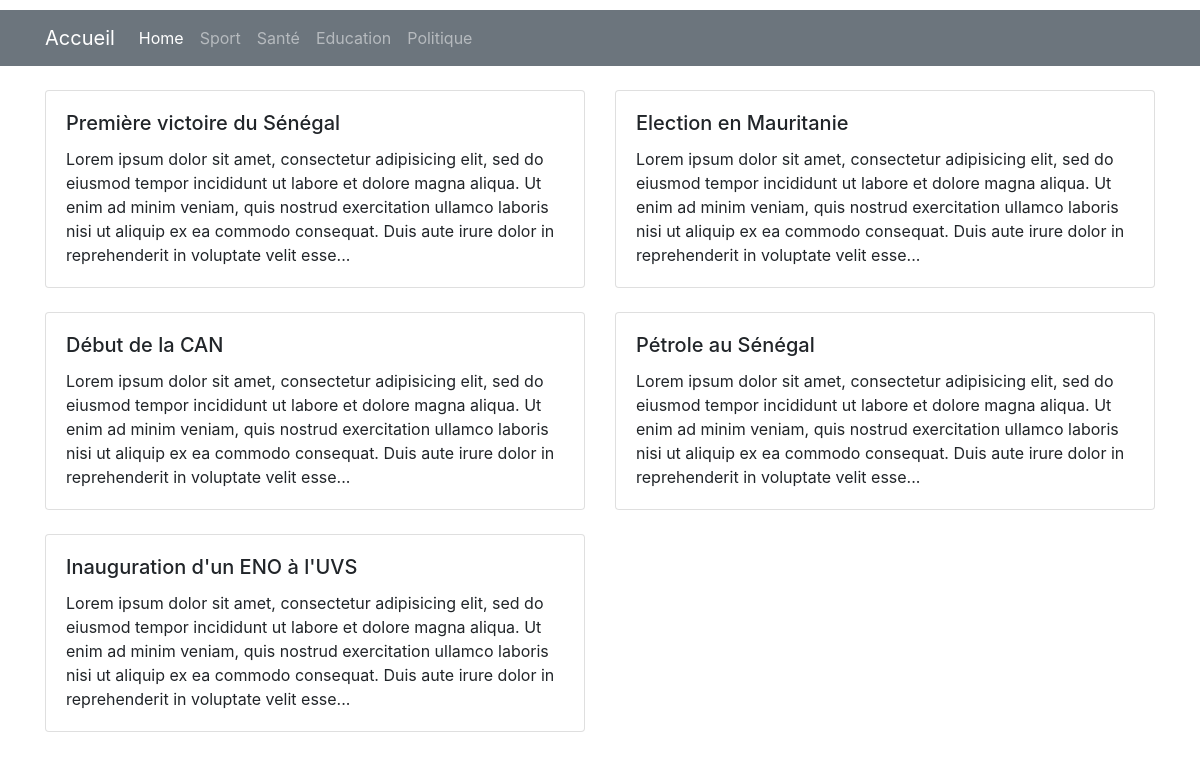
The page / on the database its author committed.
### tables this page shows
CREATE TABLE Categorie(
	id int primary key auto_increment,
	libelle varchar(20)
);

CREATE TABLE Article(
	id int primary key auto_increment,
	titre varchar(255),
	contenu text,
	dateCreation datetime DEFAULT NOW(),
	dateModification datetime DEFAULT NOW(),
	categorie int
);

### controleur/Controller.php (called while the page is built, shortened)
<?php
	require_once '../modele/Article.php';
	require_once '../modele/Categorie.php';
	class Controller
	{
		public function showAccueil()
		{
			$articles = Article::getList();
			$categories = Categorie::getList();
			require_once '../vue/accueil.php';
		}
	}
?>

### modele/Categorie.php (called while the page is built, shortened)
<?php
	class Categorie
	{
		public static function getList()
		{
			$bdd = DatabaseConnect::getInstance();
			$reponse = $bdd->query('SELECT * FROM Categorie');
			$data = $reponse->fetchAll(PDO::FETCH_CLASS, 'Categorie');
			return $data;
		}
	}
?>

### modele/Article.php (called while the page is built, shortened)
<?php
	class Article
	{
		public static function getList()
		{
			$bdd = DatabaseConnect::getInstance();
			$data = $bdd->query('SELECT * FROM Article');
			$articles = $data->fetchAll(PDO::FETCH_CLASS, 'Article');
			return $articles;
		}
	}
?>

### vue/accueil.php (the view, shortened to what this page needs)
<!DOCTYPE html>
<html>
<head>
	<link rel="stylesheet" type="text/css" href="../assets/css/style1.css">
</head>
<body>
    <?php require_once 'inc/entete.php'; ?>
    <div class="container mt-4">
        <div class="row">
            <?php if (!empty($articles)): ?>
                <?php foreach ($articles as $article): ?>
                    <div class="col-sm-6 mb-4">
                        <div class="card  rounded-lg">
                            <div class="card-body">
                                <h5 class="card-title"><a style="color: inherit; " class="article_title" href="index.php?action=article&id=<?= htmlspecialchars($article->id, ENT_QUOTES, 'UTF-8') ?>"><?= htmlspecialchars($article->titre, ENT_QUOTES, 'UTF-8') ?></a></h5>
                                <p class="card-text"><?= htmlspecialchars(substr($article->contenu, 0, strrpos(substr($article->contenu, 0, 300), ' ')), ENT_QUOTES, 'UTF-8') . '...' ?></p>
                            </div>
                        </div>
                    </div>
                <?php endforeach ?>
            <?php endif ?>
        </div>
    </div>
</html>

### public/index.php (shortened to what this page needs)
<?php
	require_once '../controleur/Controller.php';
	$controller = new Controller();
	if (!isset($_GET['action']))
	{
		$controller->showAccueil();
	}
?>

### vue/inc/entete.php (shortened to what this page needs)
<link rel="stylesheet" href="https://cdn.jsdelivr.net/npm/bootstrap@4.0.0/dist/css/bootstrap.min.css">
<nav class="navbar navbar-expand-lg navbar navbar-dark bg-secondary">
    <div class="container">
  <a class="navbar-brand" href="#">Accueil</a>
    <div class="collapse navbar-collapse" id="navbarNavAltMarkup">
      <div class="navbar-nav">
        <a class="nav-item nav-link active" href="index.php">Home <span class="sr-only">(current)</span></a>
        <?php foreach ($categories as $categorie): ?>
          <li><a class="nav-item nav-link" href="index.php?action=categorie&id=<?= $categorie->id ?>"><?= $categorie->libelle ?></a></li>
          <?php endforeach ?>
      </div>
    </div>
</nav>

### assets/css/style1.css (style rules this page uses)
.article_title { color: black; }

### rows shown on the page
categorie: libelle "Sport"
categorie: libelle "Santé"
categorie: libelle "Education"
categorie: libelle "Politique"
article: titre "Première victoire du Sénégal", contenu "Lorem ipsum dolor sit amet, consectetur adipisicing elit, sed do eiusmod tempor incididunt ut labore et dolore magna aliqua. Ut enim ad minim veniam, quis nostrud exercitation ullamco laboris nisi ut aliquip ex ea commodo consequat. Duis aute irure dolor in reprehenderit in voluptate velit esse"
article: titre "Election en Mauritanie", contenu "Lorem ipsum dolor sit amet, consectetur adipisicing elit, sed do eiusmod tempor incididunt ut labore et dolore magna aliqua. Ut enim ad minim veniam, quis nostrud exercitation ullamco laboris nisi ut aliquip ex ea commodo consequat. Duis aute irure dolor in reprehenderit in voluptate velit esse"
article: titre "Début de la CAN", contenu "Lorem ipsum dolor sit amet, consectetur adipisicing elit, sed do eiusmod tempor incididunt ut labore et dolore magna aliqua. Ut enim ad minim veniam, quis nostrud exercitation ullamco laboris nisi ut aliquip ex ea commodo consequat. Duis aute irure dolor in reprehenderit in voluptate velit esse"
article: titre "Pétrole au Sénégal", contenu "Lorem ipsum dolor sit amet, consectetur adipisicing elit, sed do eiusmod tempor incididunt ut labore et dolore magna aliqua. Ut enim ad minim veniam, quis nostrud exercitation ullamco laboris nisi ut aliquip ex ea commodo consequat. Duis aute irure dolor in reprehenderit in voluptate velit esse"
article: titre "Inauguration d'un ENO à l'UVS", contenu "Lorem ipsum dolor sit amet, consectetur adipisicing elit, sed do eiusmod tempor incididunt ut labore et dolore magna aliqua. Ut enim ad minim veniam, quis nostrud exercitation ullamco laboris nisi ut aliquip ex ea commodo consequat. Duis aute irure dolor in reprehenderit in voluptate velit esse"
